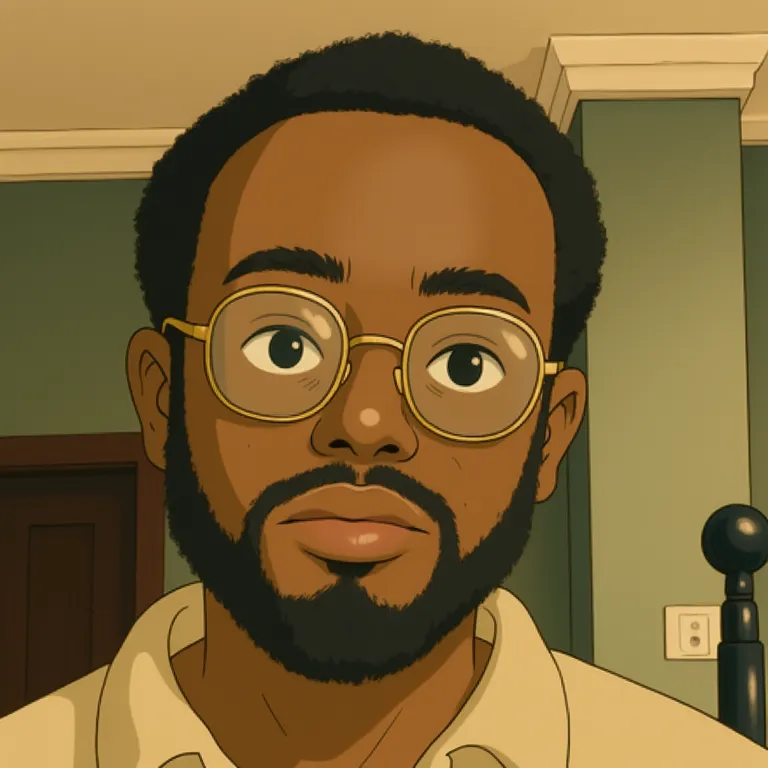
#> input picture images/image 3.webp, 768 x 768 px, found by its file name
$ python EdgeDetection.py
#> lines starting #> are read from the running program, lines starting #| are printed output that depends on the picture
#Laplacian  method
import cv2 as  cv

def  main():
    '''
        Apply Laplacian method to grayscale image and return it

    '''
    #variables
    kernel_size = 3
    ddepth = cv.CV_16S
    window_name =  'Edge Detection'

    #load image  (use your own )
    image = cv.imread('/Users/user/Desktop/CV/images/image 3.webp',cv.IMREAD_COLOR)
#> image is the input picture: shape (768, 768, 3); mean B, G, R 53.1, 99.2, 125.6

    #remove noise
    rnoise_image = cv.GaussianBlur(image,(3,3),0)

    #grayscale
    gray_image = cv.cvtColor(rnoise_image,cv.COLOR_BGR2GRAY)
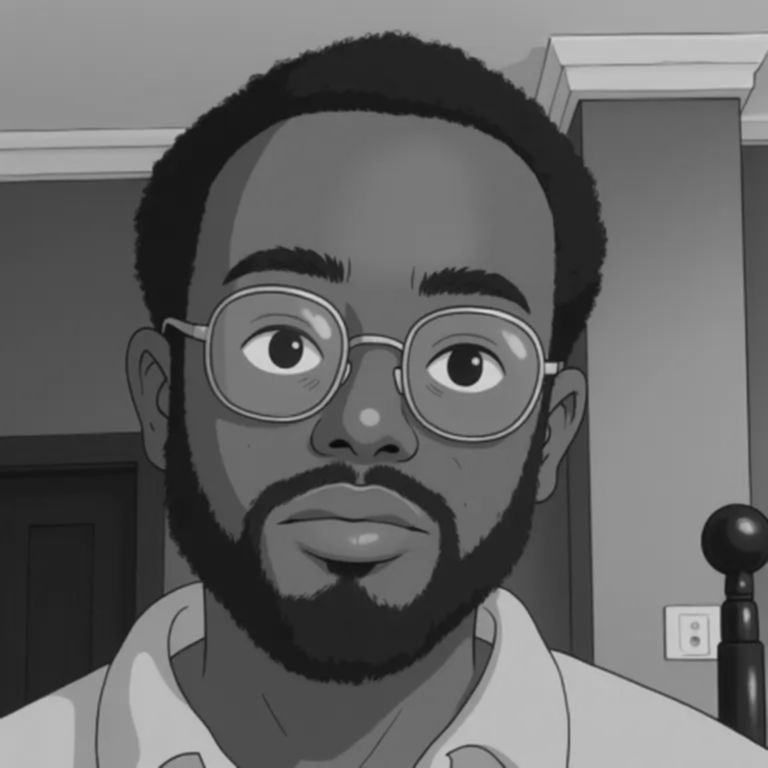
#> gray_image: shape (768, 768); min 10, max 218, mean 101.9

    #Window
    cv.namedWindow(window_name,cv.WINDOW_AUTOSIZE)
    #laplacian application
    dst = cv.Laplacian(gray_image,ddepth,ksize=kernel_size)
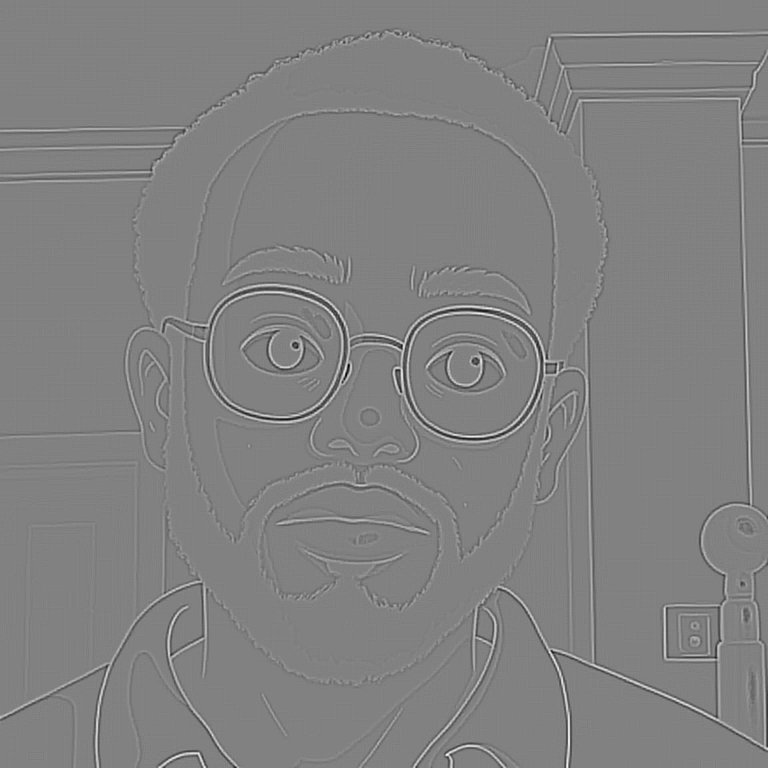
#> dst: shape (768, 768) int16; min -290, max 282, mean 0; drawn with min black and max white

    #change to uint8
    abs_dst = cv.convertScaleAbs(dst)
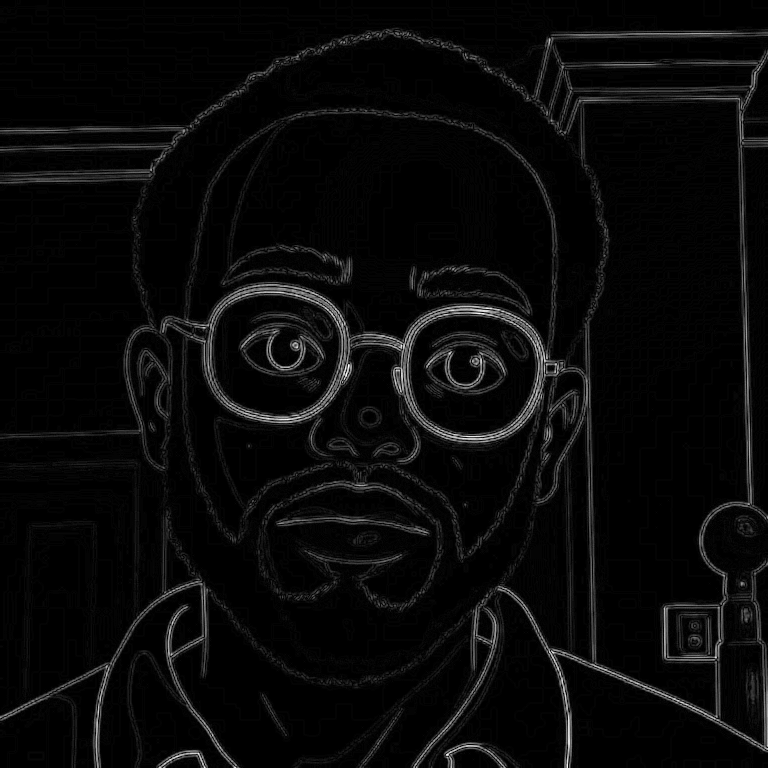
#> abs_dst: shape (768, 768); min 0, max 255, mean 9.2

    cv.imshow(window_name,abs_dst)
    cv.waitKey(0)


if __name__ == '__main__':
    main()
